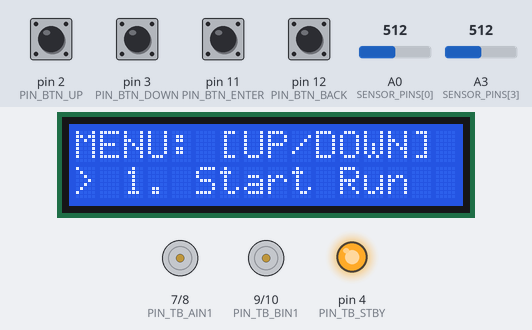
A sketch run on a simulated Arduino Nano, built with avr-gcc and run on an emulated ATmega328P. Shown: 16×2 character LCD, motor-driver pin pairs drawn as motors (green arrow = first pin HIGH = forward, orange = second pin HIGH = backward, longer = more drive, scaled by the enable pin, stopped while the standby pin is LOW), output pins drawn as LEDs (lit = HIGH). The test bench sets the inputs (shaded band); at power-on: pin 2 (PIN_BTN_UP), pin 3 (PIN_BTN_DOWN), pin 11 (PIN_BTN_ENTER), pin 12 (PIN_BTN_BACK) HIGH, A0 (SENSOR_PINS[0]) = 512, A3 (SENSOR_PINS[3]) = 512. What the sketch prints to the serial monitor is not drawn.

Above: at 2.5 s.
2.6 s: pin 11 (PIN_BTN_ENTER) pulled LOW for 0.15 s
At 3.8 s:
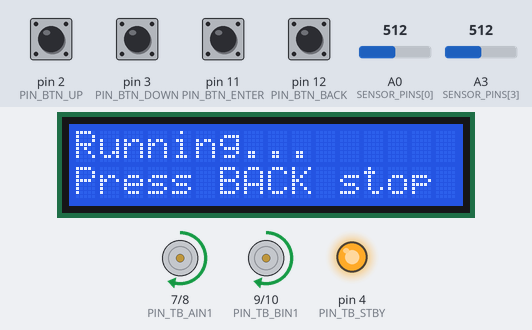
4.2 s: A0 (SENSOR_PINS[0]) set to 716
At 5.3 s:
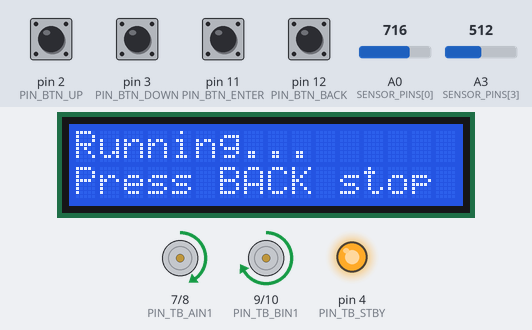
5.7 s: A3 (SENSOR_PINS[3]) set to 306
At 6.5 s:
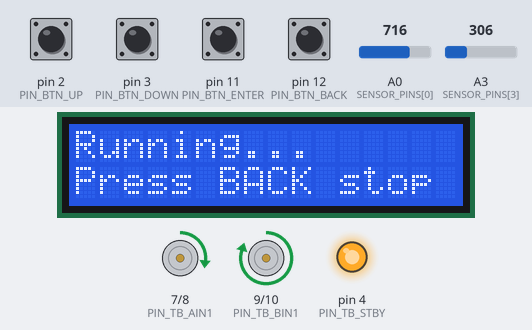
7.2 s: A3 (SENSOR_PINS[3]) set to 0
At 7.6 s:
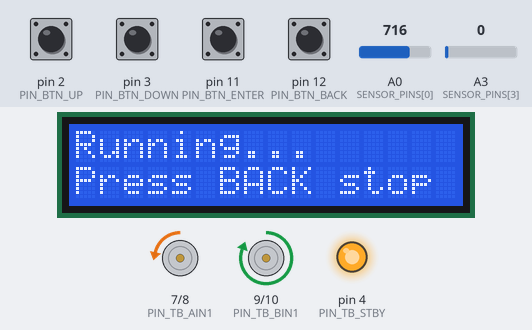
8.7 s: A0 (SENSOR_PINS[0]) set to 900
At 9.9 s:
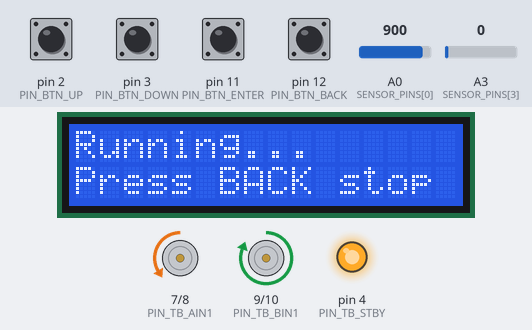
10.2 s: A0 (SENSOR_PINS[0]) set to 122
At 11.1 s:
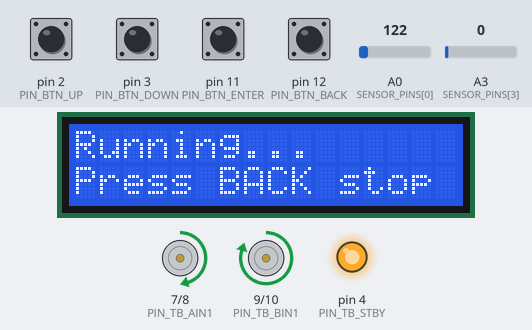
Timing chart, 0 to 12.7 s (numbered marks = the images above; inputs shaded):
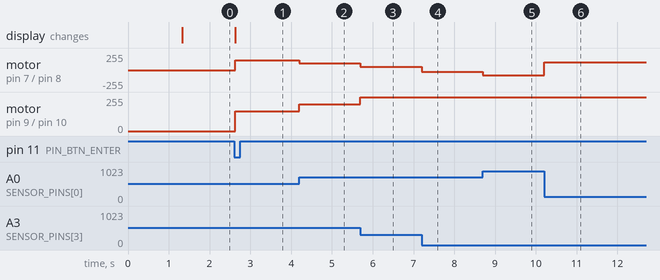

Measured:
- after the input at 2.6 s, motor on pin 7 (PIN_TB_AIN1) / pin 8 (PIN_TB_AIN2), motor on pin 9 (PIN_TB_BIN1) / pin 10 (PIN_TB_BIN2): stopped → forward 150/255 at once; the display: changes at once (image 1)
- after the input at 4.2 s, motor on pin 7 (PIN_TB_AIN1) / pin 8 (PIN_TB_AIN2): forward 150/255 → forward 99/255 at once; motor on pin 9 (PIN_TB_BIN1) / pin 10 (PIN_TB_BIN2): forward 150/255 → forward 201/255 at once
- after the input at 5.7 s, motor on pin 7 (PIN_TB_AIN1) / pin 8 (PIN_TB_AIN2): forward 99/255 → forward 48/255 at once; motor on pin 9 (PIN_TB_BIN1) / pin 10 (PIN_TB_BIN2): forward 201/255 → forward 252/255 at once
- after the input at 7.2 s, motor on pin 7 (PIN_TB_AIN1) / pin 8 (PIN_TB_AIN2): forward 48/255 → backward 29/255 at once; motor on pin 9 (PIN_TB_BIN1) / pin 10 (PIN_TB_BIN2): forward 252/255 → forward 255/255 at once
- after the input at 8.7 s, motor on pin 7 (PIN_TB_AIN1) / pin 8 (PIN_TB_AIN2): backward 29/255 → backward 75/255 at once
- after the input at 10.2 s, motor on pin 7 (PIN_TB_AIN1) / pin 8 (PIN_TB_AIN2): backward 75/255 → forward 120/255 at once; motor on pin 9 (PIN_TB_BIN1) / pin 10 (PIN_TB_BIN2): forward 255/255 → forward 252/255 at once

The sketch:

LineFollower_Main.ino
```cpp
/**
 * Arduino Nano Line Follower Robot
 *
 * Hardware Configuration:
 * - Arduino Nano (ATmega328P)
 * - TB6612FNG Dual H-Bridge Motor Driver
 * - 16x2 I2C Character LCD (A4=SDA, A5=SCL)
 * - 4x Tactile Push Buttons (D2=UP, D3=DOWN, D11=ENTER, D12=BACK)
 * - Line Sensor Array on A0-A3, A6, A7
 * - Buck Converter Regulated 5.0V Logic Supply to Nano 5V Pin
 *
 * Safety:
 * - Motors powered solely through TB6612 VM from switched battery rail.
 * - Nano 5V pin receives regulated 5.0V from buck converter OUT+.
 */

#include <Wire.h>
#include <LiquidCrystal_I2C.h>
#include "config.h"

// Instantiate LCD Object (address 0x27, 16 chars, 2 lines)
LiquidCrystal_I2C lcd(LCD_I2C_ADDRESS, LCD_COLUMNS, LCD_ROWS);

// Robot States
enum RobotState {
  STATE_MENU,
  STATE_RUNNING,
  STATE_CALIBRATING,
  STATE_TEST_MOTORS,
  STATE_READ_SENSORS
};

RobotState currentState = STATE_MENU;

// Menu System Variables
const char* menuItems[] = {
  "1. Start Run",
  "2. Test Motors",
  "3. Sensor Check",
  "4. Calibrate"
};
const uint8_t TOTAL_MENU_ITEMS = 4;
int currentMenuIndex = 0;

// Button Debounce Timers
unsigned long lastButtonCheck = 0;
const unsigned long DEBOUNCE_DELAY = 180; // ms

// Motor Control Prototypes
void setupMotors();
void setMotors(int leftSpeed, int rightSpeed);
void stopMotors();
void brakeMotors();
void setupButtons();
bool isButtonPressed(uint8_t pin);
void updateMenuDisplay();
void handleMenuInput();
void executeLineFollowing();
void executeMotorTest();
void executeSensorCheck();

void setup() {
  Serial.begin(115200);
  Serial.println(F("--- Arduino Nano Line Follower Starting ---"));

  // 1. Initialize LCD
  Wire.begin();
  lcd.init();
  lcd.backlight();
  lcd.clear();
  lcd.setCursor(0, 0);
  lcd.print(F("Nano LineFollow"));
  lcd.setCursor(0, 1);
  lcd.print(F("System Ready"));
  delay(1200);

  // 2. Initialize Push Buttons with internal pull-up resistors
  setupButtons();

  // 3. Initialize TB6612FNG Motor Driver Pins
  setupMotors();

  // 4. Initialize Line Sensor Analog Pins
  for (uint8_t i = 0; i < 4; i++) {
    pinMode(SENSOR_PINS[i], INPUT);
  }
  // Note: A6 and A7 are dedicated analog inputs on ATmega328P and do not require pinMode.

  lcd.clear();
  updateMenuDisplay();
  Serial.println(F("Initialization complete. Entering UI loop."));
}

void loop() {
  switch (currentState) {
    case STATE_MENU:
      handleMenuInput();
      break;

    case STATE_RUNNING:
      executeLineFollowing();
      if (isButtonPressed(PIN_BTN_BACK)) {
        stopMotors();
        currentState = STATE_MENU;
        lcd.clear();
        updateMenuDisplay();
      }
      break;

    case STATE_TEST_MOTORS:
      executeMotorTest();
      currentState = STATE_MENU;
      lcd.clear();
      updateMenuDisplay();
      break;

    case STATE_READ_SENSORS:
      executeSensorCheck();
      if (isButtonPressed(PIN_BTN_BACK)) {
        currentState = STATE_MENU;
        lcd.clear();
        updateMenuDisplay();
      }
      break;

    case STATE_CALIBRATING:
      lcd.clear();
      lcd.setCursor(0, 0);
      lcd.print(F("Calibrating..."));
      delay(1500);
      currentState = STATE_MENU;
      lcd.clear();
      updateMenuDisplay();
      break;
  }
}

// ==========================================
// BUTTON INITIALIZATION & HANDLING
// ==========================================
void setupButtons() {
  // Configured as specified in Wiring Reference:
  pinMode(PIN_BTN_UP, INPUT_PULLUP);    // D2: UP
  pinMode(PIN_BTN_DOWN, INPUT_PULLUP);  // D3: DOWN
  pinMode(PIN_BTN_ENTER, INPUT_PULLUP); // D11: ENTER
  pinMode(PIN_BTN_BACK, INPUT_PULLUP);  // D12: BACK
}

bool isButtonPressed(uint8_t pin) {
  if (digitalRead(pin) == LOW) {
    if (millis() - lastButtonCheck > DEBOUNCE_DELAY) {
      lastButtonCheck = millis();
      return true;
    }
  }
  return false;
}

void updateMenuDisplay() {
  lcd.clear();
  lcd.setCursor(0, 0);
  lcd.print(F("MENU: [UP/DOWN]"));
  lcd.setCursor(0, 1);
  lcd.print(F("> "));
  lcd.print(menuItems[currentMenuIndex]);
}

void handleMenuInput() {
  if (isButtonPressed(PIN_BTN_DOWN)) {
    currentMenuIndex = (currentMenuIndex + 1) % TOTAL_MENU_ITEMS;
    updateMenuDisplay();
  }
  else if (isButtonPressed(PIN_BTN_UP)) {
    currentMenuIndex = (currentMenuIndex - 1 + TOTAL_MENU_ITEMS) % TOTAL_MENU_ITEMS;
    updateMenuDisplay();
  }
  else if (isButtonPressed(PIN_BTN_ENTER)) {
    lcd.clear();
    switch (currentMenuIndex) {
      case 0:
        currentState = STATE_RUNNING;
        lcd.print(F("Running..."));
        lcd.setCursor(0, 1);
        lcd.print(F("Press BACK stop"));
        break;
      case 1:
        currentState = STATE_TEST_MOTORS;
        break;
      case 2:
        currentState = STATE_READ_SENSORS;
        break;
      case 3:
        currentState = STATE_CALIBRATING;
        break;
    }
  }
}

// ==========================================
// TB6612FNG MOTOR DRIVER IMPLEMENTATION
// ==========================================
void setupMotors() {
  pinMode(PIN_TB_STBY, OUTPUT);
  pinMode(PIN_TB_PWMA, OUTPUT);
  pinMode(PIN_TB_PWMB, OUTPUT);
  pinMode(PIN_TB_AIN1, OUTPUT);
  pinMode(PIN_TB_AIN2, OUTPUT);
  pinMode(PIN_TB_BIN1, OUTPUT);
  pinMode(PIN_TB_BIN2, OUTPUT);

  // Enable the driver from standby mode
  digitalWrite(PIN_TB_STBY, HIGH);
  stopMotors();
}

/**
 * Control left and right motor speed and direction.
 * Positive speed = Forward, Negative speed = Reverse, 0 = Stop.
 */
void setMotors(int leftSpeed, int rightSpeed) {
  // Constrain speeds to allowable PWM limits
  leftSpeed = constrain(leftSpeed, -MAX_MOTOR_PWM, MAX_MOTOR_PWM);
  rightSpeed = constrain(rightSpeed, -MAX_MOTOR_PWM, MAX_MOTOR_PWM);

  // Left Motor (Motor A)
  if (leftSpeed > 0) {
    digitalWrite(PIN_TB_AIN1, HIGH);
    digitalWrite(PIN_TB_AIN2, LOW);
    analogWrite(PIN_TB_PWMA, leftSpeed);
  } else if (leftSpeed < 0) {
    digitalWrite(PIN_TB_AIN1, LOW);
    digitalWrite(PIN_TB_AIN2, HIGH);
    analogWrite(PIN_TB_PWMA, abs(leftSpeed));
  } else {
    digitalWrite(PIN_TB_AIN1, LOW);
    digitalWrite(PIN_TB_AIN2, LOW);
    analogWrite(PIN_TB_PWMA, 0);
  }

  // Right Motor (Motor B)
  if (rightSpeed > 0) {
    digitalWrite(PIN_TB_BIN1, HIGH);
    digitalWrite(PIN_TB_BIN2, LOW);
    analogWrite(PIN_TB_PWMB, rightSpeed);
  } else if (rightSpeed < 0) {
    digitalWrite(PIN_TB_BIN1, LOW);
    digitalWrite(PIN_TB_BIN2, HIGH);
    analogWrite(PIN_TB_PWMB, abs(rightSpeed));
  } else {
    digitalWrite(PIN_TB_BIN1, LOW);
    digitalWrite(PIN_TB_BIN2, LOW);
    analogWrite(PIN_TB_PWMB, 0);
  }
}

void stopMotors() {
  digitalWrite(PIN_TB_AIN1, LOW);
  digitalWrite(PIN_TB_AIN2, LOW);
  digitalWrite(PIN_TB_BIN1, LOW);
  digitalWrite(PIN_TB_BIN2, LOW);
  analogWrite(PIN_TB_PWMA, 0);
  analogWrite(PIN_TB_PWMB, 0);
}

void brakeMotors() {
  digitalWrite(PIN_TB_AIN1, HIGH);
  digitalWrite(PIN_TB_AIN2, HIGH);
  digitalWrite(PIN_TB_BIN1, HIGH);
  digitalWrite(PIN_TB_BIN2, HIGH);
  analogWrite(PIN_TB_PWMA, 0);
  analogWrite(PIN_TB_PWMB, 0);
}

// ==========================================
// BEHAVIORAL ROUTINES
// ==========================================
void executeMotorTest() {
  lcd.clear();
  lcd.print(F("Testing Motors"));

  // Forward
  lcd.setCursor(0, 1);
  lcd.print(F("Forward 30%..."));
  setMotors(100, 100);
  delay(1000);

  // Reverse
  lcd.setCursor(0, 1);
  lcd.print(F("Reverse 30%..."));
  setMotors(-100, -100);
  delay(1000);

  // Stop
  stopMotors();
  lcd.setCursor(0, 1);
  lcd.print(F("Test Complete!"));
  delay(1000);
}

void executeSensorCheck() {
  static unsigned long lastDisp = 0;
  if (millis() - lastDisp > 250) {
    lastDisp = millis();

    int valA0 = analogRead(A0);
    int valA1 = analogRead(A1);
    int valA2 = analogRead(A2);

    lcd.setCursor(0, 0);
    lcd.print(F("S0:"));
    lcd.print(valA0 / 10);
    lcd.print(F(" S1:"));
    lcd.print(valA1 / 10);

    lcd.setCursor(0, 1);
    lcd.print(F("S2:"));
    lcd.print(valA2 / 10);
    lcd.print(F(" [BACK]"));
  }
}

void executeLineFollowing() {
  // Placeholder line-following control algorithm
  // Reads analog line sensors and applies differential steering
  int sensorLeft = analogRead(A0);
  int sensorRight = analogRead(A3);

  int error = sensorLeft - sensorRight;
  int baseSpeed = DEFAULT_BASE_SPEED;
  int correction = error / 4;

  int leftMotorSpeed = baseSpeed - correction;
  int rightMotorSpeed = baseSpeed + correction;

  setMotors(leftMotorSpeed, rightMotorSpeed);
}
```

config.h
```cpp
#ifndef CONFIG_H
#define CONFIG_H

#include <Arduino.h>

// ==========================================
// PUSH BUTTON PIN ASSIGNMENTS (INPUT_PULLUP)
// ==========================================
const uint8_t PIN_BTN_UP    = 2;   // UP Menu Button
const uint8_t PIN_BTN_DOWN  = 3;   // DOWN Menu Button
const uint8_t PIN_BTN_ENTER = 11;  // ENTER Menu Button
const uint8_t PIN_BTN_BACK  = 12;  // BACK Menu Button

// ==========================================
// TB6612FNG MOTOR DRIVER PIN ASSIGNMENTS
// ==========================================
const uint8_t PIN_TB_STBY = 4;   // Standby (HIGH = Enable, LOW = Standby)
const uint8_t PIN_TB_PWMA = 5;   // Left Motor Speed PWM (0-255)
const uint8_t PIN_TB_PWMB = 6;   // Right Motor Speed PWM (0-255)
const uint8_t PIN_TB_AIN1 = 7;   // Left Motor Direction 1
const uint8_t PIN_TB_AIN2 = 8;   // Left Motor Direction 2
const uint8_t PIN_TB_BIN1 = 9;   // Right Motor Direction 1
const uint8_t PIN_TB_BIN2 = 10;  // Right Motor Direction 2

// ==========================================
// I2C 16x2 LCD DEFINITIONS (ATmega328P I2C)
// ==========================================
// Hardware I2C: SDA on A4, SCL on A5
#define LCD_I2C_ADDRESS 0x27  // Check 0x3F if 0x27 does not respond
#define LCD_COLUMNS 16
#define LCD_ROWS 2

// ==========================================
// LINE SENSOR ARRAY PIN RESERVATIONS
// ==========================================
const uint8_t SENSOR_PINS[] = {A0, A1, A2, A3, A6, A7};
const uint8_t NUM_SENSORS   = sizeof(SENSOR_PINS) / sizeof(SENSOR_PINS[0]);

// ==========================================
// ROBOT MOTOR CALIBRATION & SAFETY DEFAULTS
// ==========================================
const int DEFAULT_BASE_SPEED = 150;
const int MAX_MOTOR_PWM      = 255;
const int MIN_MOTOR_PWM      = 0;

#endif // CONFIG_H
```
